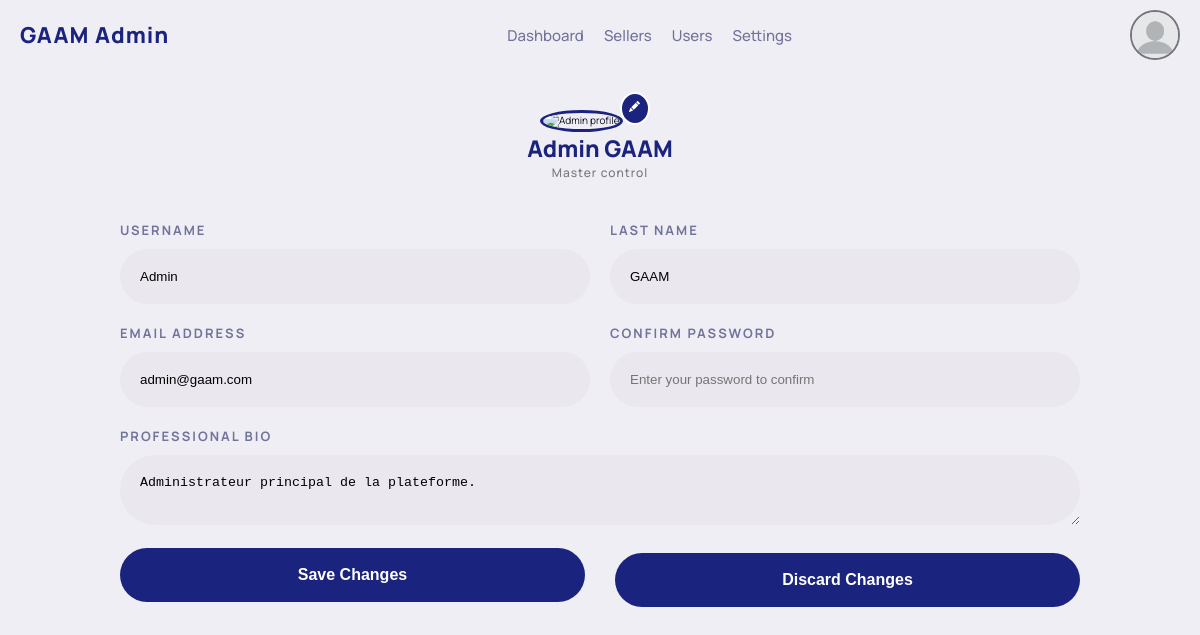
The app's page /pages/admin/settings.php (signed in) with its own data.
### tables this page shows
CREATE TABLE `users` (
  `id_user` int(11) NOT NULL,
  `username` varchar(100) NOT NULL,
  `lastname` varchar(100) NOT NULL,
  `email` varchar(150) NOT NULL,
  `password` varchar(255) NOT NULL,
  `phone_number` varchar(20) DEFAULT NULL,
  `id_role` int(11) NOT NULL,
  `status` enum('active','inactive','pending') NOT NULL DEFAULT 'pending',
  `profile_image` varchar(255) DEFAULT NULL,
  `created_at` datetime DEFAULT current_timestamp(),
  `bio` text DEFAULT NULL
);

### includes/functions.php (called while the page is built, shortened)
<?php
function e($value) {
    return htmlspecialchars($value, ENT_SUBSTITUTE, 'UTF-8');
}
function getUserById($pdo, $id) {
    $statement = $pdo->prepare('SELECT Users.username, Users.lastname, Users.email, Users.password, Users.profile_image, Users.created_at, Users.bio, Roles.role_name FROM users JOIN Roles ON Users.id_role = Roles.id_role WHERE Users.id_user=:id');
    $statement->bindValue(':id', $id);
    $statement->execute();
    $result = $statement->fetch();
    return $result;
}

### pages/admin/settings.php (the view, shortened to what this page needs)
<?php
require_once __DIR__ . '/../../includes/db.php';
require_once __DIR__ . '/../../includes/functions.php';
$adminId = (int)$_SESSION['user_id'];
$admin = getUserById($pdo, $adminId);
require __DIR__ . '/../../includes/header.php';
?>
    <main>
      <div class="user-profile-container u-margin-top-med">
        <div class="user-profile-container">
        <div class="user-profile-img">
          <img
            class="user-profile__icon"
            src="<?= BASE_URL ?>assets/images/users/admin/<?= e($admin['profile_image']) ?>"
            alt="Admin profile"
          />
          <div class="user-profile-edit">
          </div>
        </div>
          <h2 class="heading-primary heading-primary--med">
            <?= e($admin['username']) ?> <?= e($admin['lastname']) ?>
            <span class="sub-heading txt-center">Master control</span>
          </h2>
        </div>
        <form class="form form-settings u-margin-top-med" action="settings.php" method="POST" enctype="multipart/form-data">
          <div class="grid-container--2">
            <div class="form-box">
              <label class="heading-secondary" for="username">Username</label>
              <input
                class="form-input"
                type="text"
                id="username"
                name="username"
                value="<?= e($admin['username']) ?>"
                placeholder="Username"
              />
            </div>
            <div class="form-box">
              <label class="heading-secondary" for="lastname">Last Name</label>
              <input
                class="form-input"
                type="text"
                id="lastname"
                name="lastname"
                value="<?= e($admin['lastname']) ?>"
                placeholder="Last Name"
              />
            </div>
            <div class="form-box">
              <label class="heading-secondary" for="email">Email Address</label>
              <input
                class="form-input"
                type="email"
                id="email"
                name="email"
                value="<?= e($admin['email']) ?>"
                placeholder="example@mail.com"
              />
            </div>
            <div class="form-box">
              <label class="heading-secondary" for="password">Confirm Password</label>
              <input
                class="form-input"
                type="password"
                id="password"
                name="password"
                placeholder="Enter your password to confirm"
              />
            </div>
            <div class="form-box">
              <label class="heading-secondary" for="bio">Professional Bio</label>
              <textarea
                class="form-input"
                name="bio"
                id="bio"
                placeholder="Describe yourself..."
              ><?= e($admin['bio']) ?></textarea>
            </div>
          </div>
          <div class="form-btn-box">
            <button class="btn btn-primary" type="submit">Save Changes</button>
            <button class="btn btn-primary btn-primary--purple" type="reset">
              Discard Changes
            </button>
          </div>
        </form>
      </div>
    </main>
  </body>
</html>

### assets/css/base/typography.css (style rules this page uses)
.heading-primary { font-family: var(--primary-font); font-size: 3rem; font-weight: 900; color: var(--primary); }
.heading-primary--med { font-size: 2.5rem; }
.heading-primary--med { font-size: 2.3rem; }
.heading-secondary { font-size: 1.3rem; font-weight: 700; letter-spacing: 2px; color: var(--secondary); text-transform: uppercase; display: block; }
.sub-heading { font-size: 1.4rem; font-weight: 500; color: var(--secondary); display: block; }
.txt-center { text-align: center; }

### assets/css/base/variables.css (style rules this page uses)
:root { --primary: #1a237e; --light-primary: #95a3ee; --secondary: #71749a; --light-grey: #eae7ef; --green: rgb(37, 164, 124); --yellow: #fbbf24; --light-yellow: #ffedd5; --orange: #c27d5f; --brown: #5c1800; --light-green: #dcfce7; --red: #ba1a1a; --light-red: #e5dbe1; --tertiary: #5c1800; --neutral: #77767d; --shadow: 0 10px 25px rgba(0, 0, 0, 0.671); --max-width: 1100px; --border-radius: 1rem; --primary-font: "Manrope", sans-serif; --bg-page: #f0eef5; --bg-card: #ffffff; --accent-soft: #e8ebff; --accent-hover: #131a5c; --text-primary: #0d0f1a; --shadow-card: 0 2px 14px rgba(0, 0, 0, 0.07); --shadow-avatar: 0 8px 30px rgba(26, 35, 126, 0.2); --gold-progress: linear-gradient( 90deg, var(--yellow) 0%, var(--light-yellow) 100% ); }

### assets/css/components/btns.css (style rules this page uses)
.btn, .btn-white, .btn-white:link, .btn-white:visited { text-decoration: none; font-size: 1.4rem; font-weight: 700; color: var(--primary); padding: 0.5rem 1.3rem; background-color: white; border-radius: 3rem; cursor: pointer; border: none; transition: all 0.3s; }
.btn-primary, .btn-primary:link, .btn-primary:visited { background-color: var(--primary); padding: 1.5rem 2rem; color: white; text-decoration: none; text-align: center; border-radius: 5rem; display: flex; align-items: center; gap: 1rem; font-size: 1.3rem; font-weight: 600; border: none; transition: all 0.3s ease-in-out; display: flex; justify-content: center; align-items: center; }
.btn-primary--purple { background-color: #d2d4ff; color: var(--secondary); }

### assets/css/components/form.css (style rules this page uses)
.form-settings { width: 80%; }
.form-input { width: 100%; background-color: var(--light-grey); border: none; padding: 2rem; border-radius: 5rem; }
label { margin-bottom: 1rem; }
form button { width: 100%; display: flex; align-items: center; justify-content: center; font-size: 1.6rem !important; }
form button:not(:last-child) { margin-bottom: 1rem; }
.form-btn-box { display: flex; flex-direction: column; align-items: center; justify-content: space-between; gap: 2rem; margin-top: 2rem; }
.form-btn-box button { border: none !important; }
.form-btn-box > button { flex: 1; }

### assets/css/layouts/grid.css (style rules this page uses)
.grid-container--2 { display: grid; gap: 2rem; }
@media (min-width: 56.25em) { .grid-container--2 { grid-template-columns: repeat(2, 1fr); } }
@media (min-width: 56.25em) { .form-box:last-child { grid-column: span 2; } }

### assets/css/layouts/flex.css (style rules this page uses)
@media (min-width: 56.25em) { .form-btn-box { flex-direction: row; gap: 3rem; } }

### assets/css/pages/settings-admin.css (style rules this page uses)
.user-profile-container { display: flex; flex-direction: column; align-items: center; }
.user-profile-img { width: 12rem; position: relative; }
.user-profile__icon { border-radius: 50%; border: 3px solid var(--primary); }
.user-profile-edit { position: absolute; bottom: 0.75rem; right: 1rem; background-color: var(--primary); color: white; padding: 0.75rem; border-radius: 50%; border: 2px solid white; }

### assets/css/pages/add-products.css (style rules this page uses)
@media (min-width: 56.5em) { .btn-primary { grid-column: 2 / 3; } }

### assets/css/pages/seller-profile.css (style rules this page uses)
:root { --primary: #1a237e; --light-primary: #95a3ee; --secondary: #71749a; --light-grey: #eae7ef; --green: rgb(37, 164, 124); --yellow: #fbbf24; --light-yellow: #ffedd5; --orange: #c27d5f; --red: #ba1a1a; --light-red: #e5dbe1; --neutral: #77767d; --light-green: #dcfce7; --shadow: 0 10px 25px rgba(0, 0, 0, 0.671); --max-width: 1100px; --border-radius: 1rem; --primary-font: "Manrope", sans-serif; --bg-page: #f0eef5; --bg-card: #ffffff; --accent-soft: #e8ebff; --accent-hover: #131a5c; --text-primary: #0d0f1a; --shadow-card: 0 2px 14px rgba(0, 0, 0, 0.07); }
body { font-family: var(--primary-font); color: var(--text-primary); background: var(--bg-page); }

### assets/css/pages/cart.css (style rules this page uses)
.sub-heading { font-size: 12px; color: #777; letter-spacing: 1px; }

### assets/css/pages/shipping.css (style rules this page uses)
.btn-primary { background: #1a237e; color: white; padding: 18px 35px; border-radius: 40px; border: none; font-weight: 700; cursor: pointer; }

### records on screen
users: username "Admin", lastname "GAAM", email "admin@gaam.com", bio "Administrateur principal de la plateforme."
